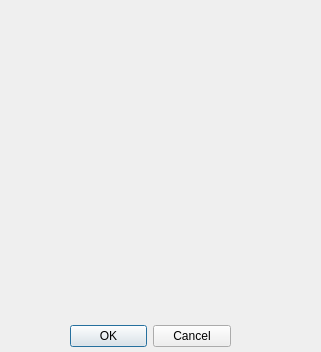
<?xml version="1.0" encoding="UTF-8"?>
<ui version="4.0">
 <class>Dialog</class>
 <widget class="QDialog" name="Dialog">
  <property name="windowModality">
   <enum>Qt::WindowModal</enum>
  </property>
  <property name="sizePolicy">
   <sizepolicy hsizetype="Minimum" vsizetype="Minimum">
    <horstretch>0</horstretch>
    <verstretch>0</verstretch>
   </sizepolicy>
  </property>
  <property name="windowTitle">
   <string>Dialog</string>
  </property>
  <widget class="QDialogButtonBox" name="buttonBox">
   <property name="geometry">
    <rect>
     <x>70</x>
     <y>320</y>
     <width>161</width>
     <height>32</height>
    </rect>
   </property>
   <property name="orientation">
    <enum>Qt::Horizontal</enum>
   </property>
   <property name="standardButtons">
    <set>QDialogButtonBox::Cancel|QDialogButtonBox::Ok</set>
   </property>
  </widget>
  <widget class="QWidget" name="formLayoutWidget">
   <property name="geometry">
    <rect>
     <x>0</x>
     <y>0</y>
     <width>321</width>
     <height>311</height>
    </rect>
   </property>
   <layout class="QFormLayout" name="formLayout">
    <property name="formAlignment">
     <set>Qt::AlignCenter</set>
    </property>
    <property name="horizontalSpacing">
     <number>6</number>
    </property>
    <property name="leftMargin">
     <number>20</number>
    </property>
    <property name="topMargin">
     <number>20</number>
    </property>
    <property name="rightMargin">
     <number>20</number>
    </property>
    <property name="bottomMargin">
     <number>20</number>
    </property>
   </layout>
  </widget>
 </widget>
 <resources/>
 <connections>
  <connection>
   <sender>buttonBox</sender>
   <signal>accepted()</signal>
   <receiver>Dialog</receiver>
   <slot>accept()</slot>
   <hints>
    <hint type="sourcelabel">
     <x>248</x>
     <y>254</y>
    </hint>
    <hint type="destinationlabel">
     <x>157</x>
     <y>274</y>
    </hint>
   </hints>
  </connection>
  <connection>
   <sender>buttonBox</sender>
   <signal>rejected()</signal>
   <receiver>Dialog</receiver>
   <slot>reject()</slot>
   <hints>
    <hint type="sourcelabel">
     <x>316</x>
     <y>260</y>
    </hint>
    <hint type="destinationlabel">
     <x>286</x>
     <y>274</y>
    </hint>
   </hints>
  </connection>
 </connections>
</ui>
